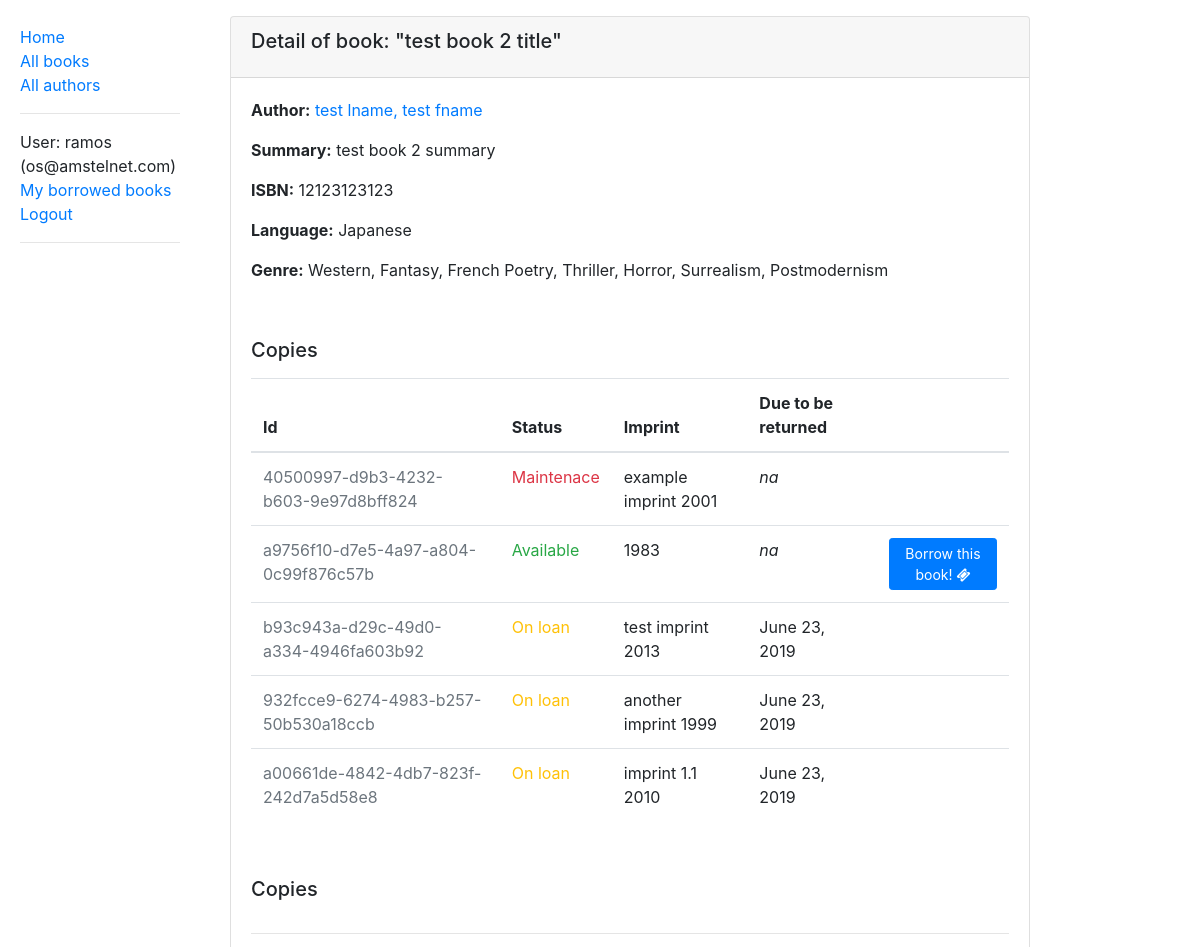
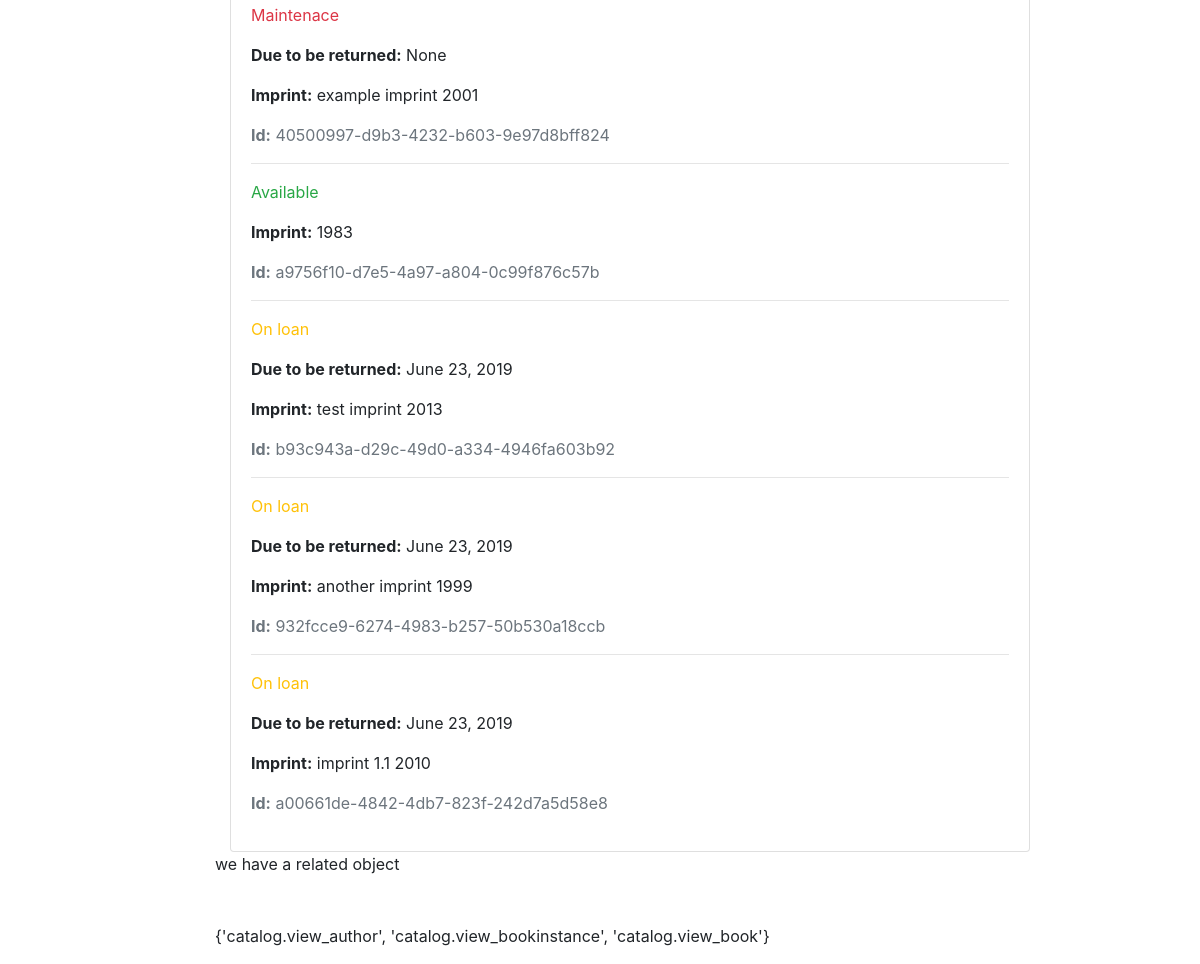
Screenshot of /catalog/book/26 (signed in) with the database file from the repository (2 pictures, top to bottom).
### catalog/models.py (models this page shows, shortened)
class Book(models.Model):
    title = models.CharField(max_length=200)
    author = models.ForeignKey('Author', on_delete=models.SET_NULL, null=True)
    summary = models.TextField(max_length=1000, help_text='Enter a brief description of the book')
    isbn = models.CharField('ISBN', max_length=13,
                            help_text='13 Character <a href="https://www.isbn-international.org/content/what-isbn">ISBN number</a>')
    genre = models.ManyToManyField(Genre, help_text='Select a genre for this book')
    language = models.ForeignKey('Language', on_delete=models.SET_NULL, null=True)
    def display_genre(self):
        """Create a string for the Genre. This is required to display genre in Admin."""
        return ', '.join([genre.name for genre in self.genre.all()[:3]])
    display_genre.short_description = 'Genre'
    def __str__(self):
        return self.title

class Author(models.Model):
    first_name = models.CharField(max_length=100)
    last_name = models.CharField(max_length=100)
    date_of_birth = models.DateField(null=True, blank=True)
    date_of_death = models.DateField('Died', null=True, blank=True)
    class Meta:
        ordering = ['last_name', 'first_name']
    def __str__(self):
        return f'{self.last_name}, {self.first_name}'

class Language(models.Model):
    name = models.CharField(max_length=200,
                            help_text="Enter the book's natural language (e.g. English , French, Japanese etc.)")
    def __str__(self):
        return self.name

class Genre(models.Model):
    name = models.CharField(max_length=200, help_text="Enter a book genre (e.g. Science Fiction)")
    def __str__(self):
        return self.name

class BookInstance(models.Model):
    id = models.UUIDField(primary_key=True, default=uuid.uuid4,
                          help_text='Unique ID for this particular book across whole library')
    book = models.ForeignKey('Book', on_delete=models.SET_NULL, null=True)
    imprint = models.CharField(max_length=200)
    due_back = models.DateField(null=True, blank=True)
    LOAN_STATUS = (
        ('m', 'Maintenace'),
        ('o', 'On loan'),
        ('a', 'Available'),
        ('r', 'Reserved'),
    )
    status = models.CharField(
        max_length=1,
        choices=LOAN_STATUS,
        blank=True,
        default='m',
        help_text='Book availability',
    )
    borrower = models.ForeignKey(User, on_delete=models.SET_NULL, null=True, blank=True)
    class Meta:
        ordering = ['due_back']
        permissions = (
            ('can_mark_returned', 'Set book as returned'),
        )

### catalog/views.py (the view)
# urls.py: path('book/<int:pk>', views.BookDetailView.as_view(), name='book-detail'),
class BookDetailView(LoginRequiredMixin,
                     DetailView):
    model = Book
    bookinstances_paginate_by = 5
    def dispatch(self, *args, **kwargs):
        print('dispatch()')
        self.object = self.get_object()
        print(f'self.object: {self.object}')
        return super().dispatch(*args, **kwargs)
    def get_context_data(self, *args, **kwargs):
        context_data = super().get_context_data(*args, **kwargs)
        context_data['book'] = self.object
        context_data['action'] = 'Add'
        ro_page = self.request.GET.get('ro_page')
        bookinstances = self.object.bookinstance_set.all()
        bookinstances_paginator = paginator.Paginator(bookinstances, self.bookinstances_paginate_by)
        try:
            bookinstances_page_obj = bookinstances_paginator.page(ro_page)
        except (paginator.PageNotAnInteger, paginator.EmptyPage):
            bookinstances_page_obj = bookinstances_paginator.page(1)
        print(f"bookinstances_page_obj: {bookinstances_page_obj}")
        print(f"bookinstances_page_obj.has_other_pages: {bookinstances_page_obj.has_other_pages()}")
        print(f"bookinstances_paginator.num_pages: {bookinstances_paginator.num_pages}")
        context_data['related_page_obj'] = bookinstances_page_obj
        return context_data

### catalog/templates/catalog/book_detail.html
                                {% extends 'base_generic.html' %}
{% block content %}
    <div class="container-fluid mt-3">
    <div class="card" style="width: 50rem;">
        <div class="card-header">
            <h5 class="card-title">Detail of book: "{{ book.title }}"</h5>
        </div>
        <div class="card-body">
            <p><strong>Author:</strong> <a href="{% url 'author-detail' book.author.pk %}">{{ book.author }}</a></p>
            <p><strong>Summary:</strong> {{ book.summary }}</p>
            <p><strong>ISBN:</strong> {{ book.isbn }}</p>
            <p><strong>Language:</strong> {{ book.language }}</p>
            <p><strong>Genre:</strong>
                {% for genre in book.genre.all %}
                    {{ genre }}{% if not forloop.last %}, {% endif %}
                {% endfor %}
            </p>
        </div>
        {% include 'catalog/book_copies.html' %}
    </div>
    </div>
{% endblock %}

### templates/base_generic.html (shortened to what this page needs)
                    {% load bootstrap4 %}
<!DOCTYPE html>
<html lang="en">
<head>
    {% bootstrap_css %}
    <link rel="stylesheet" href="https://stackpath.bootstrapcdn.com/font-awesome/4.7.0/css/font-awesome.min.css">
    {%  load static %}
    <link rel="stylesheet" href="{% static 'css/styles.css' %}">
</head>
<body>
  <div class="container-fluid">
     <div class="row">
         <div class="col-sm-2">
             {% block sidebar %}
                 <ul class="sidebar-nav">
                   <li><a href="{% url 'index' %}">Home</a></li>
                     <li><a href="{% url 'books' %}">All books</a></li>
                     <li><a href="{% url 'authors' %}">All authors</a></li>
                     <li><hr></li>
                     {% if user.is_authenticated %}
                         <li>User: {{ user.get_username }} ({{ user.email }})</li>
                         <li><a href="{% url 'my-borrowed-books' %}">My borrowed books</a></li>
                         <li><a href="{% url 'logout' %}?next={{ request.path }}">Logout</a></li>
                         <li><hr></li>
                     {% else %}
                         <li><a href="{% url 'login' %}?next={{ request.path }}">Login</a></li>
                     {% endif %}
                 </ul>
             {% endblock sidebar %}
         </div>
         <div class="col-sm-10">
             {% block content %}{% endblock %}
             {% block pagination %}
                 {% if related_page_obj %}
                     <p> we have a related object </p>
                 {% endif %}
             {% endblock %}
             <p class="mt-5">
                 {% if perms.catalog %}
                     {{ perms.catalog  }}
                 {% endif %}
             </p>
         </div>
     </div>
  </div>
</body>
</html>

### catalog/templates/catalog/book_copies.html (shortened to what this page needs)
 <div class="card-body">
    <h5 class="card-title">Copies
    </h5>
    <div class="row mt-3">
        <div class="col-sm-12 col-md-12 ">
            <table class="table">
                <thead>
                    <tr>
                        <th>Id</th>
                        <th>Status</th>
                        <th>Imprint</th>
                        <th>Due to be returned</th>
                        <th></th>
                    </tr>
                </thead>
                <tbody>
                {% for copy in related_page_obj.object_list %}
                    <tr>
                        <td>
                            <span class="text-muted">{{ copy.id }}</span>
                        </td>
                        <td>
                            <span class="{% if copy.status == 'a' %}text-success{% elif copy.status == 'm' %}text-danger{% else %}text-warning{% endif %}">
                                {{ copy.get_status_display }}
                            </span>
                        </td>
                        <td>
                            {{ copy.imprint }}
                        </td>
                        <td>
                            {% if copy.status == 'o' %}
                                {{ copy.due_back }}
                            {% else %}
                                <i>na</i>
                            {% endif %}
                        </td>
                        <td>
                            {% if copy.status == 'a' %}
                               <a href="{% url 'book-copy-borrow' book.pk copy.id %}" class="btn btn-primary btn-sm float-right"  role="button">Borrow this book! <i class="fa fa-ticket"></i></a>
                            {% endif %}
                        </td>
                    </tr>
                {% endfor %}
                </tbody>
            </table>
        </div>
    </div>
 </div>
 <div class="card-body">
         <h5 class="card-title">Copies
         </h5>
         <div class="row mt-3">
             <div class="col-sm-12 col-md-12 ">
                 {% for copy in related_page_obj.object_list %}
                        <hr>
                        <p class="{% if copy.status == 'a' %}text-success{% elif copy.status == 'm' %}text-danger{% else %}text-warning{% endif %}">
                            {{ copy.get_status_display }}
                        </p>
                        {% if copy.status != 'a' %}
                            <p><strong>Due to be returned:</strong> {{ copy.due_back }}</p>
                        {% endif %}
                        <p><strong>Imprint:</strong> {{ copy.imprint }}</p>
                        <p class="text-muted"><strong>Id:</strong> {{ copy.id }}</p>
                 {% empty %}
                     <p>No copies available</p>
                 {% endfor %}
             </div>
         </div>
 </div>

### static/css/styles.css (style rules this page uses)
.sidebar-nav { margin-top: 20px; padding: 5px; list-style: none; }

### rows the page displays
Book: title "test book 2 title", author "test lname, test fname", summary "test book 2 summary", isbn "12123123123", language "Japanese"
Genre: name "Western"
Genre: name "Fantasy"
Genre: name "French Poetry"
Genre: name "Thriller"
Genre: name "Horror"
Genre: name "Surrealism"
Genre: name "Postmodernism"
BookInstance: id "40500997-d9b3-4232-b603-9e97d8bff824", status "Maintenace", imprint "example imprint 2001", due_back "None"
BookInstance: id "a9756f10-d7e5-4a97-a804-0c99f876c57b", status "Available", imprint "1983", shows "na", shows "Borrow this book!"
BookInstance: id "b93c943a-d29c-49d0-a334-4946fa603b92", status "On loan", imprint "test imprint 2013", due_back "June 23, 2019"
BookInstance: id "932fcce9-6274-4983-b257-50b530a18ccb", status "On loan", imprint "another imprint 1999", due_back "June 23, 2019"
BookInstance: id "a00661de-4842-4db7-823f-242d7a5d58e8", status "On loan", imprint "imprint 1.1 2010", due_back "June 23, 2019"

### other values shown
{{ user.get_username }} "ramos"
{{ user.email }} "os@amstelnet.com"
{{ perms.catalog }} "{'catalog.view_author', 'catalog.view_bookinstance', 'catalog.view_book'}"
